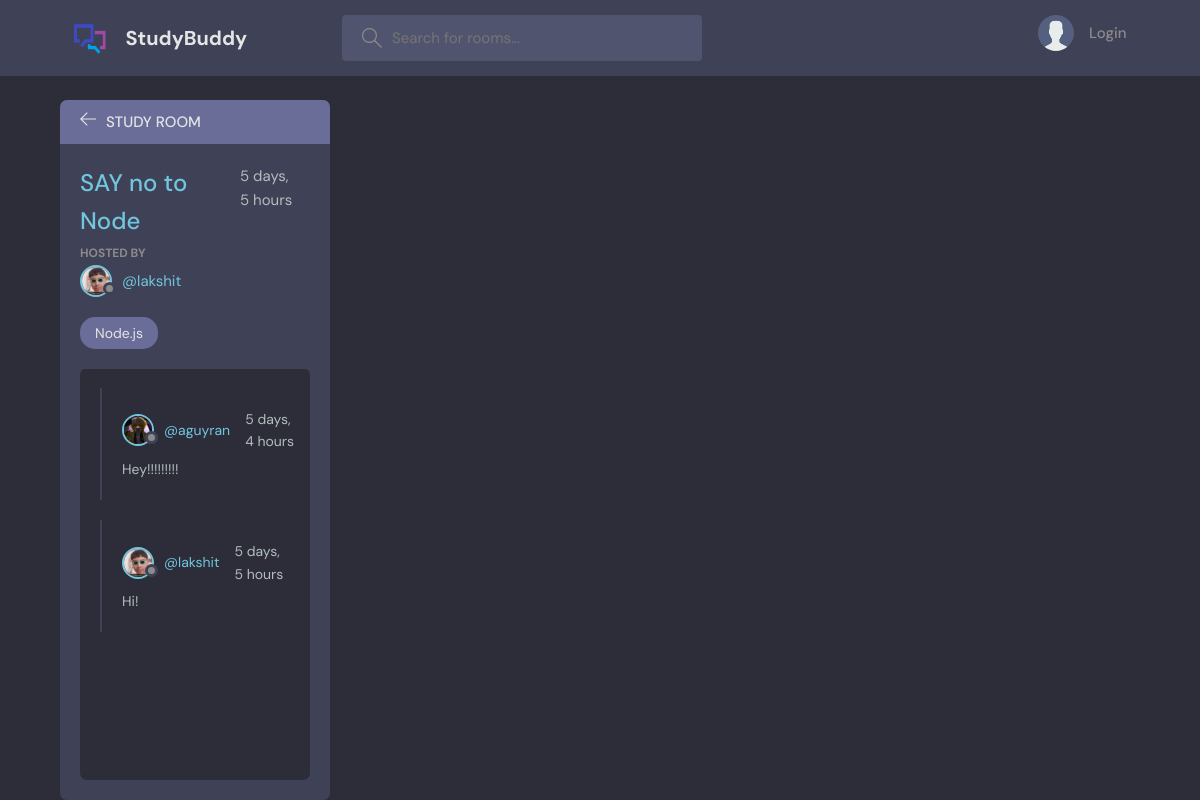
Page /room/3/ on the committed database.
### base/models.py (models this page shows, shortened)
class Room(models.Model):
    host = models.ForeignKey(User, on_delete=models.SET_NULL,null=True)
    topic = models.ForeignKey(Topic, on_delete=models.SET_NULL,null=True)
    name = models.CharField(max_length=200)
    description= models.TextField(null=True, blank=True)
    participants= models.ManyToManyField(User,related_name='participants', blank =True)
    updated = models.DateTimeField(auto_now=True)
    created = models.DateTimeField(auto_now_add=True)
    class Meta:
        ordering=['-updated','-created']

class User(AbstractUser):
    name = models.CharField(max_length=200,null=True)
    email = models.EmailField(unique=True,null=True)
    bio= models.TextField(null=True)
    avatar = models.ImageField(null=True,default="avatar.svg")
    USERNAME_FIELD='email'
    REQUIRED_FIELDS = []

class Topic(models.Model):
    name = models.CharField(max_length=200)
    def __str__(self):
        return self.name

class Message(models.Model):
    user = models.ForeignKey(User, on_delete=models.CASCADE)
    room = models.ForeignKey(Room, on_delete=models.CASCADE)
    body = models.TextField()
    updated = models.DateTimeField(auto_now=True)
    created = models.DateTimeField(auto_now_add=True)
    class Meta:
        ordering=['-updated','-created']

### base/views.py (the view, shortened to what this page needs)
# urls.py: path('room/<str:pk>/',views.room,name="room"),
def room(request,pk):
    room=Room.objects.get(id=pk)
    room_messages = room.message_set.all()
    participants = room.participants.all()
    context={'room':room, 'room_messages':room_messages,'participants':participants}
    return render(request,'base/room.html',context)

### base/templates/base/room.html (shortened to what this page needs)
{% extends 'main.html' %}
{%block content %}
{% load static %}
    <main class="profile-page layout layout--2">
      <div class="container">
        <div class="room">
          <div class="room__top">
            <div class="room__topLeft">
              <a href="{% url 'homepage'%}">
                <svg version="1.1" xmlns="http://www.w3.org/2000/svg" width="32" height="32" viewBox="0 0 32 32">
                  <title>arrow-left</title>
                  <path
                    d="M13.723 2.286l-13.723 13.714 13.719 13.714 1.616-1.611-10.96-10.96h27.625v-2.286h-27.625l10.965-10.965-1.616-1.607z"
                  ></path>
                </svg>
              </a>
              <h3>Study Room</h3>
            </div>
          </div>
          <div class="room__box scroll">
            <div class="room__header scroll">
              <div class="room__info">
                <h3>{{room.name}}</h3>
                <span>{{room.created|timesince}}</span>
              </div>
              <div class="room__hosted">
                <p>Hosted By</p>
                <a href="{% url 'user-profile' room.host.id %}" class="room__author">
                  <div class="avatar avatar--small">
                    <img src={{room.host.avatar.url}} />
                  </div>
                  <span>@{{room.host.username}}</span>
                </a>
              </div>
              <span class="room__topics">{{room.topic}}</span>
            </div>
            <div class="room__conversation">
              <div class="threads scroll">
                {% for message in room_messages %}
                <div class="thread">
                  <div class="thread__top">
                    <div class="thread__author">
                      <a href="{% url 'user-profile' message.user.id %}" class="thread__authorInfo">
                        <div class="avatar avatar--small">
                          <img src={{message.user.avatar.url}}/>
                        </div>
                        <span>@{{message.user.username}}</span>
                      </a>
                      <span class="thread__date">{{message.created|timesince}}</span>
                    </div>
                  </div>
                  <div class="thread__details">
                    {{message.body}}
                  </div>
                </div>
                {% endfor %}
              </div>
            </div>
          </div>
    {% endblock content %}

### base/static/styles/style.css (style rules this page uses)
:root { --color-main: #71c6dd; --color-main-light: #e1f6fb; --color-dark: #3f4156; --color-dark-medium: #51546e; --color-dark-light: #696d97; --color-light: #e5e5e5; --color-gray: #8b8b8b; --color-light-gray: #b2bdbd; --color-bg: #2d2d39; --color-success: #5dd693; --color-error: #fc4b0b; }
* { font-family: "DM Sans", -apple-system, BlinkMacSystemFont, "Segoe UI", Roboto, Oxygen, Ubuntu, Cantarell, "Open Sans", "Helvetica Neue", sans-serif; margin: 0; padding: 0; box-sizing: border-box; text-rendering: optimizeLegibility; font-size: inherit; }
html { font-size: 56.25%; }
@media only screen and (min-width: 1200px) { html { font-size: 62.5%; } }
body { line-height: 1.6; font-weight: 400; font-size: 1.5rem; color: var(--color-light-gray); background-color: var(--color-bg); min-height: 100vh; }
img { width: 100%; }
a { display: inline-block; color: var(--color-main); text-decoration: none; }
.container { max-width: 120rem; width: 90%; margin: auto; }
.avatar { position: relative; display: inline-block; border-radius: 50%; border: 2px solid var(--color-main); }
.avatar img { display: block; border-radius: 50%; object-fit: cover; object-position: center; }
.avatar::after { content: ""; display: block; position: absolute; background-color: var(--color-gray); z-index: 111; border-radius: 50%; border: 0.3rem solid var(--color-dark); }
.avatar.avatar--small img { width: 2.8rem; height: 2.8rem; }
.avatar.avatar--small:after { width: 0.7rem; height: 0.7rem; bottom: 0px; right: -6px; }
.layout { margin-top: 2.4rem; }
.layout > .container { display: flex; justify-content: space-between; align-items: flex-start; }
.layout--2 > .container > div:first-child { flex-basis: 72%; }
.layout--2 > .container > div:last-child { flex-basis: 25%; }
.room, .participants { background: var(--color-dark); max-height: 87.5vh; border-radius: 0.7rem; overflow: hidden; position: relative; }
.room__top, .participants__top { background: var(--color-dark-light); display: flex; justify-content: space-between; align-items: center; padding: 1rem 2rem; position: relative; }
.room__top svg, .thread__top svg { width: 1.6rem; height: 1.6rem; fill: var(--color-light); cursor: pointer; }
.room__topLeft { display: flex; align-items: flex-end; gap: 1rem; }
.room__topLeft h3, .participants__top { text-transform: uppercase; font-weight: 500; color: var(--color-light); }
.room__topLeft svg { width: 1.6rem; height: 1.6rem; fill: var(--color-light); }
.room__header { max-height: 30vh; overflow-y: auto; position: absolute; width: 95%; background: var(--color-dark); z-index: 999; top: 4.4rem; padding-top: 2rem; padding-bottom: 1rem; }
.room__box { padding-left: 2rem; padding-right: 2rem; height: 80.5vh; padding-bottom: 0; }
.room__info { display: flex; justify-content: space-between; }
.room__info h3 { font-size: 2.4rem; font-weight: 500; color: var(--color-main); }
.room__hosted p { text-transform: uppercase; color: var(--color-gray); font-size: 1.2rem; font-weight: 700; line-height: 2; }
.room__author { display: flex; gap: 1rem; align-items: center; margin-bottom: 1rem; transition: all 0.3s ease-in-out; }
.room__topics { padding: 0.5rem 1.5rem; background: var(--color-dark-light); color: var(--color-light); display: inline-block; font-size: 1.4rem; border-radius: 1.5rem; margin: 1rem 0; }
.room__conversation { margin-top: 1rem; margin-bottom: 4rem; height: 64%; }
.threads { background: var(--color-bg); border-radius: 0.7rem; overflow-y: auto; height: 100%; margin-top: 28vh; padding: 0 2rem 4rem 2rem; }
.thread { border-left: 2px solid var(--color-dark); padding-left: 1rem; margin: 2rem 0; padding: 2rem; }
.thread__top { display: flex; align-items: center; justify-content: space-between; }
.thread__author { display: flex; align-items: center; gap: 1.5rem; font-size: 1.4rem; }
.thread__authorInfo { display: flex; align-items: center; gap: 1rem; }
.thread__details { font-size: 1.4rem; margin-top: 0.5rem; }

### rows in the picture
Room: name "SAY no to Node", created "5 days, 5 hours", host.avatar (picture), host.username "lakshit", topic "Node.js"
Message: user.avatar (picture), user.username "aguyran", created "5 days, 4 hours", body "Hey!!!!!!!!!"
Message: user.avatar (picture), user.username "lakshit", created "5 days, 5 hours", body "Hi!"
